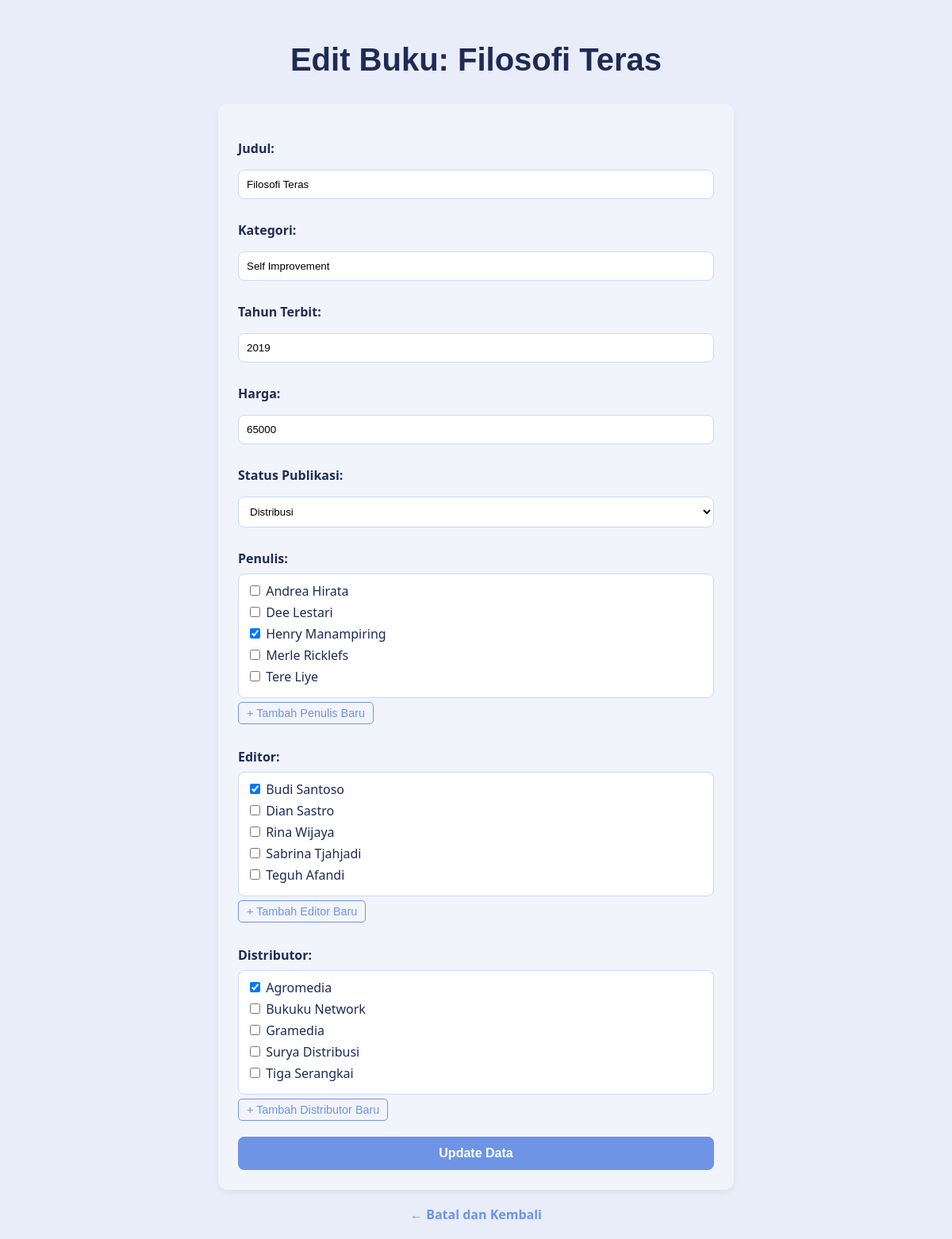
Page /DB_PenerbitanBuku/edit.php?ISBN=978-602-099-876-9 on the committed database.
### tables this page shows
CREATE TABLE BUKU (
    ISBN VARCHAR(50) NOT NULL,
    Judul VARCHAR(225),
    Kategori VARCHAR(20),
    TahunTerbit INT,
    Harga NUMERIC,
    StatusPublikasi VARCHAR(15),
    PRIMARY KEY (ISBN)
);

CREATE TABLE PENULIS (
    ID_Penulis INT NOT NULL AUTO_INCREMENT,
    NamaPenulis VARCHAR(50) UNIQUE,
    AlamatPenulis VARCHAR(100),
    EmailPenulis VARCHAR(50),
    PRIMARY KEY (ID_Penulis)
);

CREATE TABLE EDITOR (
    ID_Editor INT NOT NULL AUTO_INCREMENT,
    NamaEditor VARCHAR(50) UNIQUE,
    Divisi VARCHAR(20),
    PRIMARY KEY (ID_Editor)
);

CREATE TABLE DISTRIBUTOR (
    ID_Distributor INT NOT NULL AUTO_INCREMENT,
    NamaDistributor VARCHAR(50) UNIQUE,
    TahunBerdiri INT,
    PRIMARY KEY (ID_Distributor)
);

### DB_PenerbitanBuku/edit.php (the view, shortened to what this page needs)
<?php
include 'koneksi.php';
$isbn = $_GET['ISBN'] ?? '';
$stmt_buku = $conn->prepare("SELECT * FROM BUKU WHERE ISBN = ?");
$stmt_buku->bind_param("s", $isbn);
$stmt_buku->execute();
$result_buku = $stmt_buku->get_result();
$buku = $result_buku->fetch_assoc();
$penulis_list = $conn->query("SELECT ID_Penulis, NamaPenulis FROM PENULIS ORDER BY NamaPenulis");
$editor_list = $conn->query("SELECT ID_Editor, NamaEditor FROM EDITOR ORDER BY NamaEditor");
$distributor_list = $conn->query("SELECT ID_Distributor, NamaDistributor FROM DISTRIBUTOR ORDER BY NamaDistributor");
function get_related_ids($conn, $table, $id_column, $isbn) {
    $ids = [];
    $stmt = $conn->prepare("SELECT $id_column FROM $table WHERE ISBN = ?");
    $stmt->bind_param("s", $isbn);
    $stmt->execute();
    $result = $stmt->get_result();
    while ($row = $result->fetch_assoc()) {
        $ids[] = $row[$id_column];
    }
    return $ids;
}
$selected_penulis = get_related_ids($conn, 'KONTRIBUSI_PENULIS', 'ID_Penulis', $isbn);
$selected_editor = get_related_ids($conn, 'KONTRIBUSI_EDITOR', 'ID_Editor', $isbn);
$selected_distributor = get_related_ids($conn, 'KERJA_SAMA_DISTRIBUSI', 'ID_Distributor', $isbn);
?>
<!DOCTYPE html>
<html>
<head>
</head>
<body>
    <h2>Edit Buku: <?= htmlspecialchars($buku['Judul']) ?></h2>
    <form method="post">
        <b>Judul:</b> <input type="text" name="Judul" value="<?= htmlspecialchars($buku['Judul']) ?>" required><br>
        <b>Kategori:</b> <input type="text" name="Kategori" value="<?= htmlspecialchars($buku['Kategori']) ?>"><br>
        <b>Tahun Terbit:</b> <input type="number" name="TahunTerbit" value="<?= $buku['TahunTerbit'] ?>" min="0"><br>
        <b>Harga:</b> <input type="number" name="Harga" step="0.01" value="<?= $buku['Harga'] ?>" min="0"><br>
        <b>Status Publikasi:</b>
        <select name="StatusPublikasi" required>
            <option value="Distribusi" <?= $buku['StatusPublikasi'] == 'Distribusi' ? 'selected' : '' ?>>Distribusi</option>
        </select><br>
        <b>Penulis:</b>
        <div class="checkbox-group">
            <?php while($p = $penulis_list->fetch_assoc()): ?>
                <label><input type="checkbox" name="id_penulis[]" value="<?= $p['ID_Penulis'] ?>" <?= in_array($p['ID_Penulis'], $selected_penulis) ? 'checked' : '' ?>> <?= htmlspecialchars($p['NamaPenulis']) ?></label>
            <?php endwhile; ?>
        </div>
        <button type="button" class="toggle-new-btn">+ Tambah Penulis Baru</button>
        <b>Editor:</b>
        <div class="checkbox-group">
            <?php while($e = $editor_list->fetch_assoc()): ?>
                <label><input type="checkbox" name="id_editor[]" value="<?= $e['ID_Editor'] ?>" <?= in_array($e['ID_Editor'], $selected_editor) ? 'checked' : '' ?>> <?= htmlspecialchars($e['NamaEditor']) ?></label>
            <?php endwhile; ?>
        </div>
        <button type="button" class="toggle-new-btn">+ Tambah Editor Baru</button>
        <b>Distributor:</b>
        <div class="checkbox-group">
            <?php while($d = $distributor_list->fetch_assoc()): ?>
                <label><input type="checkbox" name="id_distributor[]" value="<?= $d['ID_Distributor'] ?>" <?= in_array($d['ID_Distributor'], $selected_distributor) ? 'checked' : '' ?>> <?= htmlspecialchars($d['NamaDistributor']) ?></label>
            <?php endwhile; ?>
        </div>
        <button type="button" class="toggle-new-btn">+ Tambah Distributor Baru</button>
        <button type="submit">Update Data</button>
    </form>
    <a href="index.php" class="back-link">← Batal dan Kembali</a>
</body>
</html>

### DB_PenerbitanBuku/edit.php (style rules this page uses)
body { background-color: #e8edf9; font-family: 'Segoe UI', Tahoma, Geneva, Verdana, sans-serif; color: rgb(31, 42, 85); margin: 0; padding: 20px; }
h2 { font-family: Tahoma, Geneva, sans-serif; font-size: 40px; text-align:center; }
form { background-color: rgba(245, 247, 252, 0.8); padding: 25px; border-radius: 12px; box-shadow: 0 4px 10px rgba(0, 0, 0, 0.05); max-width: 600px; margin: 20px auto; }
input[type="text"], input[type="number"], select { width: 100%; padding: 10px; margin: 8px 0; border: 1px solid #ccd8ff; border-radius: 8px; box-sizing: border-box; background-color: white; }
button[type="submit"] { background-color: #6e94e6; border: none; padding: 12px 20px; border-radius: 8px; color: white; font-weight: 600; cursor: pointer; transition: background-color 0.2s ease; width: 100%; font-size: 16px; margin-top: 10px; }
.back-link { display: block; text-align:center; margin-top: 15px; color: #6e94e6; text-decoration: none; font-weight: 600; }
.checkbox-group { border: 1px solid #ccd8ff; border-radius: 8px; padding: 10px; background-color: #fff; max-height: 150px; overflow-y: auto; margin-bottom: 5px; }
.checkbox-group label { display: block; margin-bottom: 5px; cursor: pointer; }
b { display: block; margin-top: 20px; margin-bottom: 8px; }
.toggle-new-btn { background: none; border: 1px solid #6e94e6; color: #6e94e6; padding: 5px 10px; border-radius: 5px; cursor: pointer; font-size: 0.9em; margin-bottom: 10px; }

### rows in the picture
buku: Judul "Filosofi Teras", Kategori "Self Improvement", TahunTerbit "2019", Harga "65000", StatusPublikasi "Distribusi"
penulis: NamaPenulis "Andrea Hirata"
penulis: NamaPenulis "Dee Lestari"
penulis: ID_Penulis "☑", NamaPenulis "Henry Manampiring"
penulis: NamaPenulis "Merle Ricklefs"
penulis: NamaPenulis "Tere Liye"
editor: ID_Editor "☑", NamaEditor "Budi Santoso"
editor: NamaEditor "Dian Sastro"
editor: NamaEditor "Rina Wijaya"
editor: NamaEditor "Sabrina Tjahjadi"
editor: NamaEditor "Teguh Afandi"
distributor: ID_Distributor "☑", NamaDistributor "Agromedia"
distributor: NamaDistributor "Bukuku Network"
distributor: NamaDistributor "Gramedia"
distributor: NamaDistributor "Surya Distribusi"
distributor: NamaDistributor "Tiga Serangkai"
